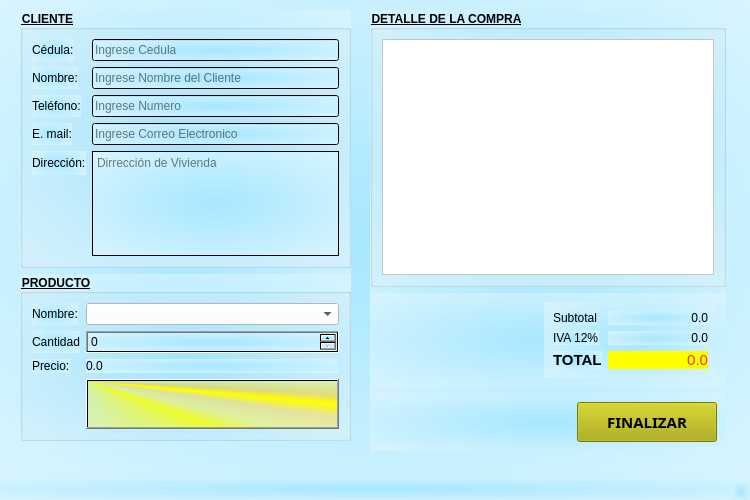
<?xml version="1.0" encoding="UTF-8"?>
<ui version="4.0">
 <class>Principal</class>
 <widget class="QMainWindow" name="Principal">
  <property name="geometry">
   <rect>
    <x>0</x>
    <y>0</y>
    <width>750</width>
    <height>500</height>
   </rect>
  </property>
  <property name="windowTitle">
   <string>Principal</string>
  </property>
  <property name="windowIcon">
   <iconset resource="Imagenes.qrc">
    <normaloff>:/imagenes/Imagenes/tienda-de-donas.png</normaloff>:/imagenes/Imagenes/tienda-de-donas.png</iconset>
  </property>
  <property name="styleSheet">
   <string notr="true">background-color: qradialgradient(spread:pad, cx:0.5, cy:0.5, radius:1.271, fx:0.5, fy:0.5, stop:0 rgba(167, 231, 255, 255), stop:1 rgba(255, 255, 255, 255));</string>
  </property>
  <widget class="QWidget" name="centralwidget">
   <widget class="QWidget" name="widget" native="true">
    <property name="geometry">
     <rect>
      <x>20</x>
      <y>10</y>
      <width>331</width>
      <height>431</height>
     </rect>
    </property>
    <layout class="QFormLayout" name="formLayout_3">
     <item row="1" column="0" colspan="2">
      <widget class="QGroupBox" name="groupBox_2">
       <property name="font">
        <font>
         <weight>75</weight>
         <bold>true</bold>
         <underline>true</underline>
        </font>
       </property>
       <property name="title">
        <string>PRODUCTO</string>
       </property>
       <layout class="QFormLayout" name="formLayout_4">
        <item row="0" column="0">
         <widget class="QLabel" name="label_12">
          <property name="font">
           <font>
            <pointsize>9</pointsize>
           </font>
          </property>
          <property name="text">
           <string>Nombre:</string>
          </property>
         </widget>
        </item>
        <item row="0" column="1">
         <widget class="QComboBox" name="inProducto">
          <property name="font">
           <font>
            <weight>50</weight>
            <bold>false</bold>
            <underline>false</underline>
           </font>
          </property>
          <property name="styleSheet">
           <string notr="true">background-color: rgb(255, 255, 255);</string>
          </property>
         </widget>
        </item>
        <item row="1" column="0">
         <widget class="QLabel" name="label_13">
          <property name="font">
           <font>
            <pointsize>9</pointsize>
           </font>
          </property>
          <property name="text">
           <string>Cantidad</string>
          </property>
         </widget>
        </item>
        <item row="1" column="1">
         <widget class="QSpinBox" name="inCantidad">
          <property name="font">
           <font>
            <pointsize>9</pointsize>
           </font>
          </property>
          <property name="maximum">
           <number>25</number>
          </property>
         </widget>
        </item>
        <item row="2" column="0">
         <widget class="QLabel" name="label_14">
          <property name="font">
           <font>
            <pointsize>9</pointsize>
           </font>
          </property>
          <property name="text">
           <string>Precio:</string>
          </property>
         </widget>
        </item>
        <item row="2" column="1">
         <widget class="QLabel" name="outPrecio">
          <property name="maximumSize">
           <size>
            <width>16777215</width>
            <height>20</height>
           </size>
          </property>
          <property name="font">
           <font>
            <pointsize>9</pointsize>
           </font>
          </property>
          <property name="text">
           <string>0.0</string>
          </property>
         </widget>
        </item>
        <item row="3" column="1">
         <widget class="QPushButton" name="cmdAgregar">
          <property name="minimumSize">
           <size>
            <width>0</width>
            <height>50</height>
           </size>
          </property>
          <property name="autoFillBackground">
           <bool>false</bool>
          </property>
          <property name="styleSheet">
           <string notr="true">background-color: qconicalgradient(cx:0, cy:0, angle:135, stop:0 rgba(255, 255, 0, 69), stop:0.375 rgba(255, 255, 0, 69), stop:0.423533 rgba(251, 255, 0, 145), stop:0.45 rgba(247, 255, 0, 208), stop:0.477581 rgba(255, 244, 71, 130), stop:0.518717 rgba(255, 218, 71, 130), stop:0.55 rgba(255, 255, 0, 255), stop:0.57754 rgba(255, 203, 0, 130), stop:0.625 rgba(255, 255, 0, 69), stop:1 rgba(255, 255, 0, 69));</string>
          </property>
          <property name="text">
           <string/>
          </property>
          <property name="icon">
           <iconset resource="Imagenes.qrc">
            <normaloff>:/imagenes/Imagenes/cesta-de-la-compra.png</normaloff>:/imagenes/Imagenes/cesta-de-la-compra.png</iconset>
          </property>
          <property name="iconSize">
           <size>
            <width>50</width>
            <height>50</height>
           </size>
          </property>
         </widget>
        </item>
       </layout>
      </widget>
     </item>
     <item row="0" column="0" colspan="2">
      <widget class="QGroupBox" name="groupBox">
       <property name="minimumSize">
        <size>
         <width>200</width>
         <height>0</height>
        </size>
       </property>
       <property name="font">
        <font>
         <weight>75</weight>
         <bold>true</bold>
         <underline>true</underline>
        </font>
       </property>
       <property name="title">
        <string>CLIENTE</string>
       </property>
       <layout class="QFormLayout" name="formLayout_2">
        <item row="0" column="0">
         <widget class="QLabel" name="label_7">
          <property name="font">
           <font>
            <pointsize>9</pointsize>
           </font>
          </property>
          <property name="text">
           <string>Cédula:</string>
          </property>
         </widget>
        </item>
        <item row="0" column="1">
         <widget class="QLineEdit" name="inCedula">
          <property name="font">
           <font>
            <pointsize>9</pointsize>
           </font>
          </property>
          <property name="placeholderText">
           <string>Ingrese Cedula</string>
          </property>
         </widget>
        </item>
        <item row="1" column="0">
         <widget class="QLabel" name="label_8">
          <property name="font">
           <font>
            <pointsize>9</pointsize>
           </font>
          </property>
          <property name="text">
           <string>Nombre:</string>
          </property>
         </widget>
        </item>
        <item row="1" column="1">
         <widget class="QLineEdit" name="inNombre">
          <property name="font">
           <font>
            <pointsize>9</pointsize>
           </font>
          </property>
          <property name="placeholderText">
           <string>Ingrese Nombre del Cliente</string>
          </property>
         </widget>
        </item>
        <item row="2" column="0">
         <widget class="QLabel" name="label_9">
          <property name="font">
           <font>
            <pointsize>9</pointsize>
           </font>
          </property>
          <property name="text">
           <string>Teléfono:</string>
          </property>
         </widget>
        </item>
        <item row="2" column="1">
         <widget class="QLineEdit" name="inTelefono">
          <property name="font">
           <font>
            <pointsize>9</pointsize>
           </font>
          </property>
          <property name="placeholderText">
           <string>Ingrese Numero</string>
          </property>
         </widget>
        </item>
        <item row="3" column="0">
         <widget class="QLabel" name="label_10">
          <property name="font">
           <font>
            <pointsize>9</pointsize>
           </font>
          </property>
          <property name="text">
           <string>E. mail:</string>
          </property>
         </widget>
        </item>
        <item row="3" column="1">
         <widget class="QLineEdit" name="inEmail">
          <property name="font">
           <font>
            <pointsize>9</pointsize>
           </font>
          </property>
          <property name="placeholderText">
           <string>Ingrese Correo Electronico</string>
          </property>
         </widget>
        </item>
        <item row="4" column="0">
         <widget class="QLabel" name="label_11">
          <property name="font">
           <font>
            <pointsize>9</pointsize>
           </font>
          </property>
          <property name="text">
           <string>Dirección:</string>
          </property>
         </widget>
        </item>
        <item row="4" column="1">
         <widget class="QTextEdit" name="inDireccion">
          <property name="font">
           <font>
            <pointsize>9</pointsize>
           </font>
          </property>
          <property name="placeholderText">
           <string>Dirrección de Vivienda</string>
          </property>
         </widget>
        </item>
       </layout>
      </widget>
     </item>
    </layout>
   </widget>
   <widget class="QWidget" name="widget_2" native="true">
    <property name="geometry">
     <rect>
      <x>370</x>
      <y>10</y>
      <width>356</width>
      <height>441</height>
     </rect>
    </property>
    <layout class="QVBoxLayout" name="verticalLayout_2">
     <item>
      <widget class="QGroupBox" name="groupBox_3">
       <property name="minimumSize">
        <size>
         <width>300</width>
         <height>0</height>
        </size>
       </property>
       <property name="font">
        <font>
         <weight>75</weight>
         <bold>true</bold>
         <underline>true</underline>
        </font>
       </property>
       <property name="title">
        <string>DETALLE DE LA COMPRA</string>
       </property>
       <layout class="QHBoxLayout" name="horizontalLayout">
        <item>
         <widget class="QTableWidget" name="outDetalle">
          <property name="styleSheet">
           <string notr="true">background-color: rgb(255, 255, 255);</string>
          </property>
         </widget>
        </item>
       </layout>
      </widget>
     </item>
     <item>
      <widget class="QWidget" name="widget_3" native="true">
       <layout class="QHBoxLayout" name="horizontalLayout_2">
        <item>
         <spacer name="horizontalSpacer">
          <property name="orientation">
           <enum>Qt::Horizontal</enum>
          </property>
          <property name="sizeHint" stdset="0">
           <size>
            <width>143</width>
            <height>20</height>
           </size>
          </property>
         </spacer>
        </item>
        <item>
         <widget class="QWidget" name="widget_4" native="true">
          <property name="layoutDirection">
           <enum>Qt::LeftToRight</enum>
          </property>
          <layout class="QFormLayout" name="formLayout">
           <item row="1" column="0">
            <widget class="QLabel" name="label_2">
             <property name="font">
              <font>
               <pointsize>9</pointsize>
              </font>
             </property>
             <property name="text">
              <string>IVA 12%</string>
             </property>
            </widget>
           </item>
           <item row="1" column="1">
            <widget class="QLabel" name="outIva">
             <property name="minimumSize">
              <size>
               <width>100</width>
               <height>0</height>
              </size>
             </property>
             <property name="font">
              <font>
               <pointsize>9</pointsize>
              </font>
             </property>
             <property name="layoutDirection">
              <enum>Qt::LeftToRight</enum>
             </property>
             <property name="text">
              <string>0.0</string>
             </property>
             <property name="alignment">
              <set>Qt::AlignRight|Qt::AlignTrailing|Qt::AlignVCenter</set>
             </property>
            </widget>
           </item>
           <item row="2" column="0">
            <widget class="QLabel" name="label_3">
             <property name="font">
              <font>
               <pointsize>11</pointsize>
               <weight>75</weight>
               <bold>true</bold>
              </font>
             </property>
             <property name="text">
              <string>TOTAL</string>
             </property>
            </widget>
           </item>
           <item row="2" column="1">
            <widget class="QLabel" name="outTotal">
             <property name="minimumSize">
              <size>
               <width>100</width>
               <height>0</height>
              </size>
             </property>
             <property name="palette">
              <palette>
               <active>
                <colorrole role="WindowText">
                 <brush brushstyle="SolidPattern">
                  <color alpha="255">
                   <red>255</red>
                   <green>48</green>
                   <blue>48</blue>
                  </color>
                 </brush>
                </colorrole>
                <colorrole role="Button">
                 <brush brushstyle="SolidPattern">
                  <color alpha="255">
                   <red>255</red>
                   <green>255</green>
                   <blue>0</blue>
                  </color>
                 </brush>
                </colorrole>
                <colorrole role="Text">
                 <brush brushstyle="SolidPattern">
                  <color alpha="255">
                   <red>255</red>
                   <green>48</green>
                   <blue>48</blue>
                  </color>
                 </brush>
                </colorrole>
                <colorrole role="ButtonText">
                 <brush brushstyle="SolidPattern">
                  <color alpha="255">
                   <red>255</red>
                   <green>48</green>
                   <blue>48</blue>
                  </color>
                 </brush>
                </colorrole>
                <colorrole role="Base">
                 <brush brushstyle="SolidPattern">
                  <color alpha="255">
                   <red>255</red>
                   <green>255</green>
                   <blue>0</blue>
                  </color>
                 </brush>
                </colorrole>
                <colorrole role="Window">
                 <brush brushstyle="SolidPattern">
                  <color alpha="255">
                   <red>255</red>
                   <green>255</green>
                   <blue>0</blue>
                  </color>
                 </brush>
                </colorrole>
                <colorrole role="PlaceholderText">
                 <brush brushstyle="NoBrush">
                  <color alpha="128">
                   <red>255</red>
                   <green>48</green>
                   <blue>48</blue>
                  </color>
                 </brush>
                </colorrole>
               </active>
               <inactive>
                <colorrole role="WindowText">
                 <brush brushstyle="SolidPattern">
                  <color alpha="255">
                   <red>255</red>
                   <green>48</green>
                   <blue>48</blue>
                  </color>
                 </brush>
                </colorrole>
                <colorrole role="Button">
                 <brush brushstyle="SolidPattern">
                  <color alpha="255">
                   <red>255</red>
                   <green>255</green>
                   <blue>0</blue>
                  </color>
                 </brush>
                </colorrole>
                <colorrole role="Text">
                 <brush brushstyle="SolidPattern">
                  <color alpha="255">
                   <red>255</red>
                   <green>48</green>
                   <blue>48</blue>
                  </color>
                 </brush>
                </colorrole>
                <colorrole role="ButtonText">
                 <brush brushstyle="SolidPattern">
                  <color alpha="255">
                   <red>255</red>
                   <green>48</green>
                   <blue>48</blue>
                  </color>
                 </brush>
                </colorrole>
                <colorrole role="Base">
                 <brush brushstyle="SolidPattern">
                  <color alpha="255">
                   <red>255</red>
                   <green>255</green>
                   <blue>0</blue>
                  </color>
                 </brush>
                </colorrole>
                <colorrole role="Window">
                 <brush brushstyle="SolidPattern">
                  <color alpha="255">
                   <red>255</red>
                   <green>255</green>
                   <blue>0</blue>
                  </color>
                 </brush>
                </colorrole>
                <colorrole role="PlaceholderText">
                 <brush brushstyle="NoBrush">
                  <color alpha="128">
                   <red>255</red>
                   <green>48</green>
                   <blue>48</blue>
                  </color>
                 </brush>
                </colorrole>
               </inactive>
               <disabled>
                <colorrole role="WindowText">
                 <brush brushstyle="SolidPattern">
                  <color alpha="255">
                   <red>255</red>
                   <green>48</green>
                   <blue>48</blue>
                  </color>
                 </brush>
                </colorrole>
                <colorrole role="Button">
                 <brush brushstyle="SolidPattern">
                  <color alpha="255">
                   <red>255</red>
                   <green>255</green>
                   <blue>0</blue>
                  </color>
                 </brush>
                </colorrole>
                <colorrole role="Text">
                 <brush brushstyle="SolidPattern">
                  <color alpha="255">
                   <red>255</red>
                   <green>48</green>
                   <blue>48</blue>
                  </color>
                 </brush>
                </colorrole>
                <colorrole role="ButtonText">
                 <brush brushstyle="SolidPattern">
                  <color alpha="255">
                   <red>255</red>
                   <green>48</green>
                   <blue>48</blue>
                  </color>
                 </brush>
                </colorrole>
                <colorrole role="Base">
                 <brush brushstyle="SolidPattern">
                  <color alpha="255">
                   <red>255</red>
                   <green>255</green>
                   <blue>0</blue>
                  </color>
                 </brush>
                </colorrole>
                <colorrole role="Window">
                 <brush brushstyle="SolidPattern">
                  <color alpha="255">
                   <red>255</red>
                   <green>255</green>
                   <blue>0</blue>
                  </color>
                 </brush>
                </colorrole>
                <colorrole role="PlaceholderText">
                 <brush brushstyle="NoBrush">
                  <color alpha="128">
                   <red>255</red>
                   <green>48</green>
                   <blue>48</blue>
                  </color>
                 </brush>
                </colorrole>
               </disabled>
              </palette>
             </property>
             <property name="font">
              <font>
               <pointsize>11</pointsize>
               <weight>50</weight>
               <bold>false</bold>
              </font>
             </property>
             <property name="layoutDirection">
              <enum>Qt::LeftToRight</enum>
             </property>
             <property name="styleSheet">
              <string notr="true">background-color: rgb(255, 255, 0);
color: rgb(255, 48, 48);</string>
             </property>
             <property name="text">
              <string>0.0</string>
             </property>
             <property name="alignment">
              <set>Qt::AlignRight|Qt::AlignTrailing|Qt::AlignVCenter</set>
             </property>
            </widget>
           </item>
           <item row="0" column="1">
            <widget class="QLabel" name="outSubtotal">
             <property name="minimumSize">
              <size>
               <width>100</width>
               <height>0</height>
              </size>
             </property>
             <property name="font">
              <font>
               <pointsize>9</pointsize>
              </font>
             </property>
             <property name="layoutDirection">
              <enum>Qt::LeftToRight</enum>
             </property>
             <property name="text">
              <string>0.0</string>
             </property>
             <property name="alignment">
              <set>Qt::AlignRight|Qt::AlignTrailing|Qt::AlignVCenter</set>
             </property>
            </widget>
           </item>
           <item row="0" column="0">
            <widget class="QLabel" name="label">
             <property name="font">
              <font>
               <pointsize>9</pointsize>
              </font>
             </property>
             <property name="text">
              <string>Subtotal</string>
             </property>
            </widget>
           </item>
          </layout>
         </widget>
        </item>
       </layout>
      </widget>
     </item>
     <item>
      <widget class="QWidget" name="widget_5" native="true">
       <layout class="QHBoxLayout" name="horizontalLayout_3">
        <item>
         <spacer name="horizontalSpacer_2">
          <property name="orientation">
           <enum>Qt::Horizontal</enum>
          </property>
          <property name="sizeHint" stdset="0">
           <size>
            <width>171</width>
            <height>20</height>
           </size>
          </property>
         </spacer>
        </item>
        <item>
         <widget class="QPushButton" name="cmdFinalizar">
          <property name="minimumSize">
           <size>
            <width>140</width>
            <height>40</height>
           </size>
          </property>
          <property name="font">
           <font>
            <family>Segoe UI Semibold</family>
            <pointsize>11</pointsize>
            <weight>75</weight>
            <bold>true</bold>
           </font>
          </property>
          <property name="styleSheet">
           <string notr="true">background-color: rgb(170, 170, 0);</string>
          </property>
          <property name="text">
           <string>FINALIZAR</string>
          </property>
          <property name="icon">
           <iconset resource="Imagenes.qrc">
            <normaloff>:/imagenes/Imagenes/metodo-de-pago.png</normaloff>:/imagenes/Imagenes/metodo-de-pago.png</iconset>
          </property>
          <property name="iconSize">
           <size>
            <width>30</width>
            <height>30</height>
           </size>
          </property>
         </widget>
        </item>
       </layout>
      </widget>
     </item>
    </layout>
   </widget>
  </widget>
  <widget class="QMenuBar" name="menubar">
   <property name="geometry">
    <rect>
     <x>0</x>
     <y>0</y>
     <width>750</width>
     <height>22</height>
    </rect>
   </property>
  </widget>
  <widget class="QStatusBar" name="statusbar"/>
 </widget>
 <resources>
  <include location="Imagenes.qrc"/>
 </resources>
 <connections/>
</ui>
